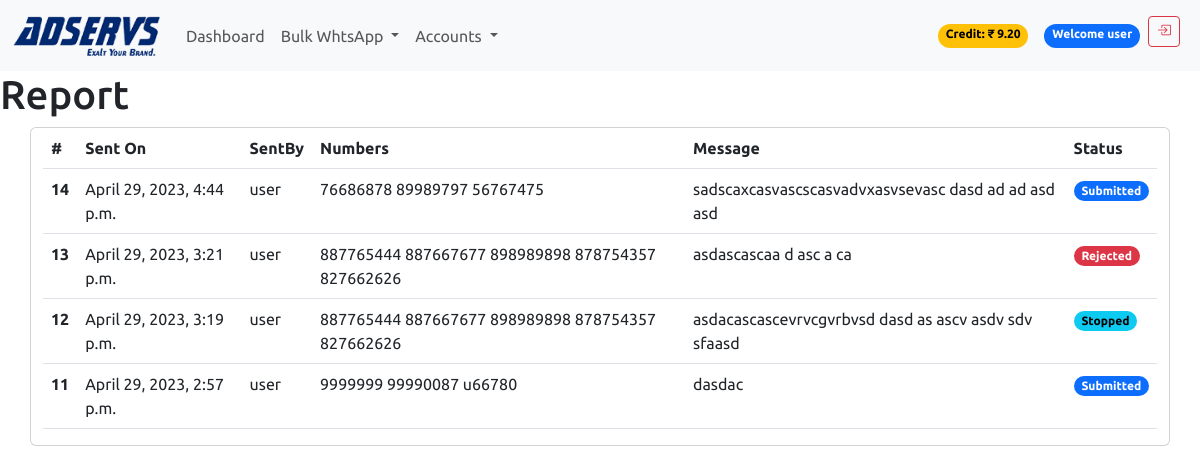
The app's page /report/ (signed in) with its own data.
### accounts/models.py (models this page shows, shortened)
class Account(AbstractBaseUser):
    email = models.EmailField(unique=True)
    username = models.CharField(unique=True, max_length=20)
    first_name = models.CharField(max_length=50)
    last_name = models.CharField(max_length=50)
    phone_number = models.CharField(max_length=50)
    company_name = models.CharField(max_length=50)
    gst_number = models.CharField(max_length=50)
    address = models.CharField(max_length=50)
    city = models.CharField(max_length=50)
    state = models.CharField(max_length=50)
    pincode = models.CharField(max_length=50)
    country = models.CharField(max_length=50)
    date_joined = models.DateTimeField(auto_now_add=True)
    last_login = models.DateTimeField(auto_now_add=True)
    is_active = models.BooleanField(default=True)
    is_staff = models.BooleanField(default=False)
    is_superuser = models.BooleanField(default=False)
    is_reseller = models.BooleanField(default=False)
    whtsapp_app = models.BooleanField(default=True)
    voice_app = models.BooleanField(default=False)
    reseller = models.ForeignKey('self', on_delete=models.CASCADE, null=True, blank=True, related_name='belongs_to')
    wallet_balance = models.DecimalField(max_digits=10, decimal_places=2, default=0)
    objects = AccountManager()
    USERNAME_FIELD = 'email'
    REQUIRED_FIELDS = ['username']

### whtsapp/models.py (models this page shows, shortened)
class WhtsappCampaign(models.Model):
    STATUS_CHOICES = (
        ('Submitted', 'Submitted'),
        ('Rejected', 'Rejected'),
        ('Stopped', 'Stopped'),
        ('Processing', 'Processing'),
        ('Completed', 'Completed'),
    )
    user = models.ForeignKey(Account, on_delete=models.CASCADE, blank=True, null=True)
    numbers = models.TextField()
    message = models.TextField()
    image1 = models.ImageField(upload_to='wapp_camp_img/', blank=True, null=True)
    image2 = models.ImageField(upload_to='wapp_camp_img/', blank=True, null=True)
    image3 = models.ImageField(upload_to='wapp_camp_img/', blank=True, null=True)
    image4 = models.ImageField(upload_to='wapp_camp_img/', blank=True, null=True)
    video = models.FileField(upload_to='wapp_camp_video/', blank=True, null=True)
    pdf = models.FileField(upload_to='wapp_camp_pdf/', blank=True, null=True)
    created_at = models.DateTimeField(auto_now_add=True, null=True, blank=True)
    status = models.CharField(max_length=20, choices=STATUS_CHOICES, default="Submitted", null=True, blank=True)

### whtsapp/views.py (the view)
# urls.py: path('report/',views.whtsapp_report,name='whtsappReport'),
def whtsapp_report(request):
    user_id =  request.user.id
    if request.user.is_superuser:
        reports = WhtsappCampaign.objects.all().order_by('-created_at')
    elif request.user.is_reseller:
        reports = WhtsappCampaign.objects.filter(reseller=request.user).order_by('-created_at')
    else:
        reports = WhtsappCampaign.objects.filter(user=user_id).order_by('-created_at')
    context = {
        'reports': reports,
        "site": "Campaign Report",
        }
    return render(request, 'whtsapp/whtsapp_report.html', context)

### templates/whtsapp/whtsapp_report.html (shortened to what this page needs)
{% extends 'base.html' %}
{% load static %}
{% block content %}
{% include 'includes/navbar.html' %}
<h1>Report</h1>
<div class="container card table-responsive">
    <table class="table">
        <thead>
            <tr>
                <th scope="col">#</th>
                <th scope="col">Sent On</th>
                <th scope="col">SentBy</th>
                <th scope="col">Numbers</th>
                <th scope="col">Message</th>
                <th scope="col">Status</th>
            </tr>
        </thead>
        {% for report in reports %}
        <tbody>
            <tr>
                <th scope="row">{{ report.id }}</th>
                <td>{{ report.created_at }}</td>
                <td>{{ report.user.username }}</td>
                <td>{{ report.numbers }}</td>
                <td>{{ report.message }}</td>
                {% if report.status == 'Submitted' %}
                <td><span class="badge rounded-pill text-bg-primary">{{ report.status }}</span></td>
                {% elif report.status == 'Rejected' %}
                <td><span class="badge rounded-pill text-bg-danger">{{ report.status }}</span></td>
                {% elif report.status == 'Stopped' %}
                <td><span class="badge rounded-pill text-bg-info">{{ report.status }}</span></td>
                {% elif report.status == 'Processing' %}
                <td><span class="badge rounded-pill text-bg-warning">{{ report.status }}</span></td>
                {% else %}
                <td><span class="badge rounded-pill text-bg-success">{{ report.status }}</span></td>
                {% endif %}
            </tr>
        </tbody>
        {% endfor %}
    </table>
</div>
{% endblock %}

### templates/includes/navbar.html (shortened to what this page needs)
{% load static %}
<nav class="navbar navbar-expand-lg bg-body-tertiary sticky-top">
    <div class="container-fluid">
        <a class="navbar-brand" href="{% url 'index' %}">
            <img src="{% static 'assets/img/logo.png' %}" alt="AdServs" width="150" height="45">
        </a>
        <div class="collapse navbar-collapse" id="navbarSupportedContent">
            <ul class="navbar-nav me-auto mb-2 mb-lg-0 flex-grow-1">
                <li class="nav-item">
                    <a class="nav-link" aria-current="page" href="{% url 'index' %}">Dashboard</a>
                </li>
                {% if request.user.whtsapp_app %}
                <li class="nav-item dropdown">
                    <a class="nav-link dropdown-toggle" href="#" role="button" data-bs-toggle="dropdown"
                        aria-expanded="false">
                        Bulk WhtsApp
                    </a>
                </li>
                {% endif %}
                <li class="nav-item dropdown">
                    <a class="nav-link dropdown-toggle" href="#" role="button" data-bs-toggle="dropdown"
                        aria-expanded="false">
                        Accounts
                    </a>
                </li>
                <div class="d-flex ms-auto">
                    {% if user.is_authenticated %}
                    <li class="nav-item px-4"></li>
                        <span class="badge rounded-pill text-bg-warning my-2">Credit: ₹ {{ user.wallet_balance }}</span>
                    <li class="nav-item px-2"></li>
                        <span class="badge rounded-pill text-bg-primary my-2">Welcome {{ user.username }}</span>
                    <li class="nav-item px-2">
                        <a href="{% url 'logout' %}" class="btn btn-sm btn-outline-danger"
                        data-bs-toggle="tooltip" data-bs-placement="top" data-bs-title="Logout">
                          <i class="bi bi-box-arrow-in-right"></i>
                        </a>
                    </li>
                    {% endif %}
                </div>
            </ul>
        </div>
    </div>
</nav>

### static/assets/css/style.css (style rules this page uses)
*, *:before, *:after { margin: 0; padding: 0; box-sizing: border-box; font-family: 'Ubuntu', sans-serif; }

### records on screen
Account: wallet_balance "9.20", username "user"
WhtsappCampaign: id "14", created_at "April 29, 2023, 4:44 p.m.", user.username "user", numbers "76686878 89989797 56767475", message "sadscaxcasvascscasvadvxasvsevasc dasd ad ad asd asd", status "Submitted"
WhtsappCampaign: id "13", created_at "April 29, 2023, 3:21 p.m.", user.username "user", numbers "887765444 887667677 898989898 878754357 827662626", message "asdascascaa d asc a ca", status "Rejected"
WhtsappCampaign: id "12", created_at "April 29, 2023, 3:19 p.m.", user.username "user", numbers "887765444 887667677 898989898 878754357 827662626", message "asdacascascevrvcgvrbvsd dasd as ascv asdv sdv sfaasd", status "Stopped"
WhtsappCampaign: id "11", created_at "April 29, 2023, 2:57 p.m.", user.username "user", numbers "9999999 99990087 u66780", message "dasdac", status "Submitted"
